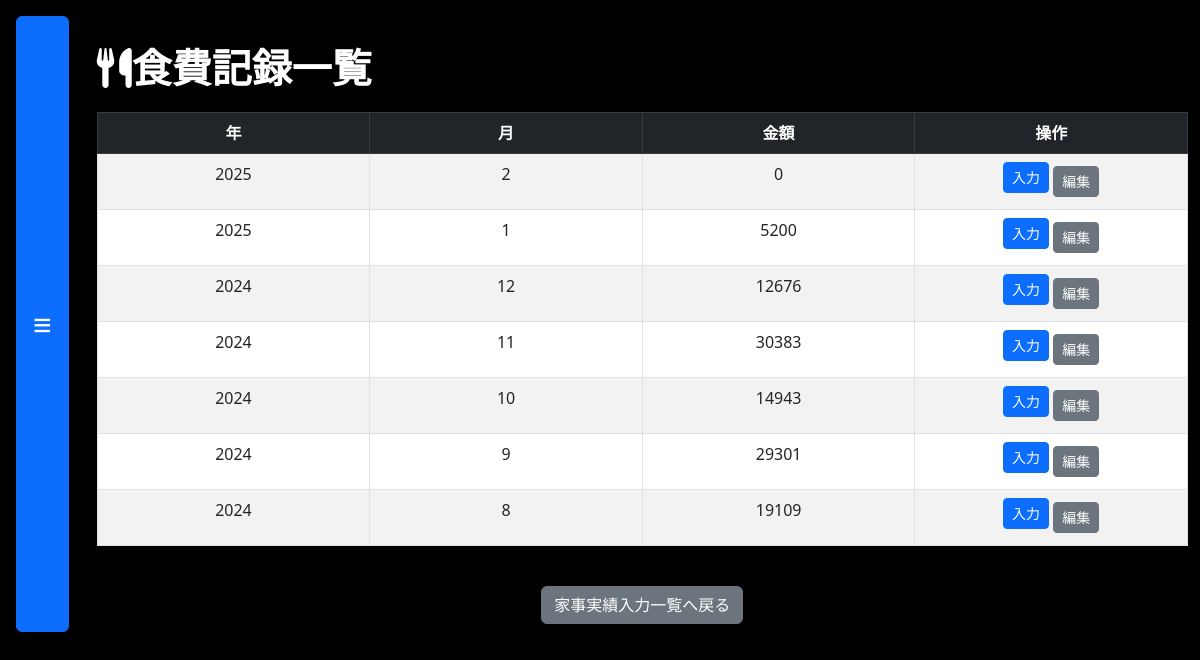
/eat, run on the app's committed database.
### tables this page shows
CREATE TABLE eat (id INTEGER PRIMARY KEY AUTOINCREMENT,year TEXT,month TEXT,amount INTEGER,description TEXT,created_at TIMESTAMP DEFAULT CURRENT_TIMESTAMP, yyyymm TEXT);

### flaskr/main.py (the view)
@app.route('/eat')
def eat():
    insert_eat_record_if_not_exists()
    now = datetime.now()
    current_year = now.year
    current_month = now.month
    formatted_month = str(current_month).zfill(2)  # 月を"00"という書式にする
    if has_eat_details():  # eat_detail が存在するかチェック
        update_eat_amount(current_year, formatted_month)  # 存在する場合のみ update 関数を呼び出す
    records = get_eat_records()
    details = { (record[0], record[1]): get_eat_detail_records(record[0], record[1]) for record in records }
    return render_template(
        'eat.html',
        records=records,
        details=details  # 明細を渡す
    )

### flaskr/main.py (called while the page is built)
def insert_eat_record_if_not_exists():
    create_eat_table()  # テーブルを作成
    eat_insert_current_month_record_if_not_exists()  # 今月のレコードを挿入

def has_eat_details():
    con = sqlite3.connect('database.db')  # データベスに接続
    cur = con.cursor()  # カーソルを作成
    cur.execute("SELECT COUNT(*) FROM eat_detail")
    count = cur.fetchone()[0]  # 結果からレコード数を取得
    con.close()  # データベース接続を閉じる
    return count > 0  # レコードが1件以上ればTrue

def create_eat_table():
    con = sqlite3.connect('database.db')
    cur = con.cursor()
    cur.execute("""
        CREATE TABLE IF NOT EXISTS eat (
            id INTEGER PRIMARY KEY AUTOINCREMENT,
            year INTEGER,
            month TEXT,  -- 月をTEXT型に変更
            amount REAL,
            description TEXT,
            created_at TIMESTAMP DEFAULT CURRENT_TIMESTAMP
        );
    """)
    con.commit()
    con.close()

def eat_insert_current_month_record_if_not_exists():
    con = sqlite3.connect('database.db')
    cur = con.cursor()
    now = datetime.now()
    current_year = now.year
    current_month = now.month
    formatted_month = str(current_month)  # 月をそのまま使用（"00"形式を削除）
    cur.execute("""
        SELECT 1 FROM eat WHERE year = ? AND month = ?
    """, (current_year, formatted_month))
    record_exists = cur.fetchone()
    if not record_exists:
        cur.execute("""
            INSERT INTO eat (year, month, amount, description)
            VALUES (?, ?, ?, ?)
        """, (current_year, formatted_month, 0.0, '初期レコード'))
    con.commit()
    con.close()

def get_eat_records():
    con = sqlite3.connect('database.db')
    cur = con.cursor()
    cur.execute("""
        SELECT year, month, amount, description, created_at
        FROM eat
        ORDER BY created_at DESC
        LIMIT 12
    """)
    records = cur.fetchall()
    con.close()
    return records

def update_eat_amount(year, month):
    conn = sqlite3.connect('database.db')  # データベース接続
    cursor = conn.cursor()
    cursor.execute('''
        UPDATE eat
        SET amount = (
            SELECT COALESCE(SUM(ed.amount), 0)  -- 合計がNULLの場合は0にする
            FROM eat_detail ed
            WHERE ed.year = eat.year AND ed.month = eat.month
        )
    ''')
    conn.commit()  # 変更をコミット
    conn.close()   # 接続を閉じる

### flaskr/templates/eat.html (shortened to what this page needs)
<!DOCTYPE html>
<html lang="ja">
<head>
    <link rel="stylesheet" href="https://cdn.jsdelivr.net/npm/bootstrap@5.3.0/dist/css/bootstrap.min.css">
    <link rel="stylesheet" href="{{ url_for('static', filename='style_Boost.css') }}">
    <link rel="stylesheet" href="https://cdnjs.cloudflare.com/ajax/libs/font-awesome/6.0.0-beta3/css/all.min.css">
</head>
<body class="bg-light">
<div class="d-flex">
    <button class="btn btn-primary m-3 menu-button" onclick="toggleMenu()">≡</button>
    <div class="container-fluid py-4">
        <h1 class="fas fa-utensils text-center mb-4 mt-4">食費記録一覧</h1>
        <div class="table-responsive">
            <table class="table table-bordered table-striped w-100 eat-table">
                <thead class="table-dark text-center">
                    <tr>
                        <th>年</th>
                        <th>月</th>
                        <th>金額</th>
                        <th>操作</th>
                    </tr>
                </thead>
                <tbody>
                    {% for record in records %}
                    <tr class="text-center">
                        <td>{{ record[0] }}</td>
                        <td>{{ record[1] }}</td>
                        <td>{{ record[2] }}</td>
                        <td>
                            <button class="btn btn-sm btn-primary mb-2" onclick="showInputForm({{ record[0] }}, {{ record[1] }})">入力</button>
                            <button class="btn btn-sm btn-secondary" onclick="toggleDetails({{ record[0] }}, {{ record[1] }})">編集</button>
                        </td>
                    </tr>
                    {% else %}
                    <tr>
                        <td colspan="4" class="text-center text-muted">データがありません</td>
                    </tr>
                    {% endfor %}
                </tbody>
            </table>
        </div>
        <div class="text-center mt-4">
            <a href="{{ url_for('index') }}" class="btn btn-secondary">家事実績入力一覧へ戻る</a>
        </div>
    </div>
</div>
</body>
</html>

### flaskr/static/style_Boost.css (style rules this page uses)
body { background-color: black !important; color: white !important; }
.bg-light { background-color: black !important; }
.table { color: white; }
.table-dark { background-color: #333 !important; }
.table { color: white; width: 100%; table-layout: fixed; border-collapse: collapse; }
.bg-light { color: white; width: 100%; table-layout: fixed; border-collapse: collapse; }
.menu-button { font-size: 2rem; padding: 0.5rem 1rem; }
.table th { writing-mode: horizontal-tb; text-align: center; }

### data on the page
eat: year "2025", month "2", amount "0"
eat: year "2025", month "1", amount "5200"
eat: year "2024", month "12", amount "12676"
eat: year "2024", month "11", amount "30383"
eat: year "2024", month "10", amount "14943"
eat: year "2024", month "9", amount "29301"
eat: year "2024", month "8", amount "19109"
